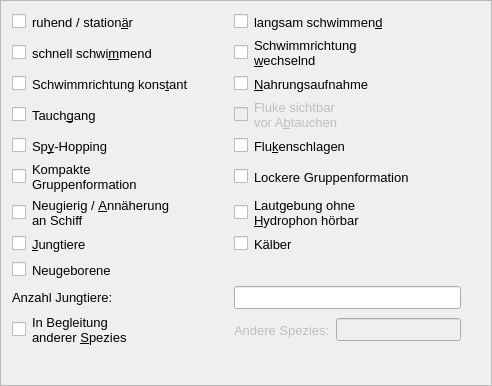
             <widget class="QFrame" name="frame_8">
              <property name="font">
               <font>
                <family>Verdana</family>
                <pointsize>10</pointsize>
               </font>
              </property>
              <property name="frameShape">
               <enum>QFrame::StyledPanel</enum>
              </property>
              <property name="frameShadow">
               <enum>QFrame::Raised</enum>
              </property>
              <layout class="QVBoxLayout" name="verticalLayout_14">
               <property name="rightMargin">
                <number>30</number>
               </property>
               <property name="bottomMargin">
                <number>0</number>
               </property>
               <item>
                <layout class="QGridLayout" name="gridLayout_9">
                 <item row="7" column="0">
                  <layout class="QHBoxLayout" name="horizontalLayout_34">
                   <item>
                    <widget class="QCheckBox" name="checkBoxYoungOnes">
                     <property name="text">
                      <string/>
                     </property>
                    </widget>
                   </item>
                   <item>
                    <widget class="QLabel" name="labelYoungOnes">
                     <property name="font">
                      <font>
                       <family>Arial</family>
                      </font>
                     </property>
                     <property name="text">
                      <string>&amp;Jungtiere</string>
                     </property>
                     <property name="buddy">
                      <cstring>checkBoxYoungOnes</cstring>
                     </property>
                    </widget>
                   </item>
                   <item>
                    <spacer name="horizontalSpacer_27">
                     <property name="orientation">
                      <enum>Qt::Horizontal</enum>
                     </property>
                     <property name="sizeHint" stdset="0">
                      <size>
                       <width>40</width>
                       <height>20</height>
                      </size>
                     </property>
                    </spacer>
                   </item>
                  </layout>
                 </item>
                 <item row="1" column="0">
                  <layout class="QHBoxLayout" name="horizontalLayout_24">
                   <item>
                    <widget class="QCheckBox" name="checkBoxFastSwim">
                     <property name="text">
                      <string/>
                     </property>
                    </widget>
                   </item>
                   <item>
                    <widget class="QLabel" name="labelFastSwim">
                     <property name="font">
                      <font>
                       <family>Arial</family>
                      </font>
                     </property>
                     <property name="text">
                      <string>schnell schwi&amp;mmend</string>
                     </property>
                     <property name="wordWrap">
                      <bool>true</bool>
                     </property>
                     <property name="buddy">
                      <cstring>checkBoxFastSwim</cstring>
                     </property>
                    </widget>
                   </item>
                   <item>
                    <spacer name="horizontalSpacer_50">
                     <property name="orientation">
                      <enum>Qt::Horizontal</enum>
                     </property>
                     <property name="sizeHint" stdset="0">
                      <size>
                       <width>40</width>
                       <height>20</height>
                      </size>
                     </property>
                    </spacer>
                   </item>
                  </layout>
                 </item>
                 <item row="2" column="0">
                  <layout class="QHBoxLayout" name="horizontalLayout_21">
                   <item>
                    <widget class="QCheckBox" name="checkBoxConstantSwim">
                     <property name="enabled">
                      <bool>true</bool>
                     </property>
                     <property name="text">
                      <string/>
                     </property>
                    </widget>
                   </item>
                   <item>
                    <widget class="QLabel" name="labelConstantSwim">
                     <property name="enabled">
                      <bool>true</bool>
                     </property>
                     <property name="font">
                      <font>
                       <family>Arial</family>
                      </font>
                     </property>
                     <property name="text">
                      <string>Schwimmrichtung kons&amp;tant</string>
                     </property>
                     <property name="wordWrap">
                      <bool>true</bool>
                     </property>
                     <property name="buddy">
                      <cstring>checkBoxConstantSwim</cstring>
                     </property>
                    </widget>
                   </item>
                   <item>
                    <spacer name="horizontalSpacer_7">
                     <property name="orientation">
                      <enum>Qt::Horizontal</enum>
                     </property>
                     <property name="sizeHint" stdset="0">
                      <size>
                       <width>40</width>
                       <height>20</height>
                      </size>
                     </property>
                    </spacer>
                   </item>
                  </layout>
                 </item>
                 <item row="2" column="1">
                  <layout class="QHBoxLayout" name="horizontalLayout_20">
                   <item>
                    <widget class="QCheckBox" name="checkBoxEating">
                     <property name="text">
                      <string/>
                     </property>
                    </widget>
                   </item>
                   <item>
                    <widget class="QLabel" name="labelEating">
                     <property name="font">
                      <font>
                       <family>Arial</family>
                      </font>
                     </property>
                     <property name="text">
                      <string>&amp;Nahrungsaufnahme</string>
                     </property>
                     <property name="buddy">
                      <cstring>checkBoxEating</cstring>
                     </property>
                    </widget>
                   </item>
                   <item>
                    <spacer name="horizontalSpacer_9">
                     <property name="orientation">
                      <enum>Qt::Horizontal</enum>
                     </property>
                     <property name="sizeHint" stdset="0">
                      <size>
                       <width>40</width>
                       <height>20</height>
                      </size>
                     </property>
                    </spacer>
                   </item>
                  </layout>
                 </item>
                 <item row="4" column="0">
                  <layout class="QHBoxLayout" name="horizontalLayout_49">
                   <item>
                    <widget class="QCheckBox" name="checkBoxSpyHop">
                     <property name="text">
                      <string/>
                     </property>
                    </widget>
                   </item>
                   <item>
                    <widget class="QLabel" name="labelSpyHop">
                     <property name="font">
                      <font>
                       <family>Arial</family>
                      </font>
                     </property>
                     <property name="text">
                      <string>Sp&amp;y-Hopping</string>
                     </property>
                     <property name="buddy">
                      <cstring>checkBoxSpyHop</cstring>
                     </property>
                    </widget>
                   </item>
                   <item>
                    <spacer name="horizontalSpacer_41">
                     <property name="orientation">
                      <enum>Qt::Horizontal</enum>
                     </property>
                     <property name="sizeHint" stdset="0">
                      <size>
                       <width>40</width>
                       <height>20</height>
                      </size>
                     </property>
                    </spacer>
                   </item>
                  </layout>
                 </item>
                 <item row="0" column="1">
                  <layout class="QHBoxLayout" name="horizontalLayout_17">
                   <item>
                    <widget class="QCheckBox" name="checkBoxSlowSwim">
                     <property name="text">
                      <string/>
                     </property>
                    </widget>
                   </item>
                   <item>
                    <widget class="QLabel" name="labelSlowSwim">
                     <property name="font">
                      <font>
                       <family>Arial</family>
                      </font>
                     </property>
                     <property name="text">
                      <string>langsam schwimmen&amp;d</string>
                     </property>
                     <property name="wordWrap">
                      <bool>true</bool>
                     </property>
                     <property name="buddy">
                      <cstring>checkBoxSlowSwim</cstring>
                     </property>
                    </widget>
                   </item>
                   <item>
                    <spacer name="horizontalSpacer_11">
                     <property name="orientation">
                      <enum>Qt::Horizontal</enum>
                     </property>
                     <property name="sizeHint" stdset="0">
                      <size>
                       <width>40</width>
                       <height>20</height>
                      </size>
                     </property>
                    </spacer>
                   </item>
                  </layout>
                 </item>
                 <item row="1" column="1">
                  <layout class="QHBoxLayout" name="horizontalLayout_22">
                   <item>
                    <widget class="QCheckBox" name="checkBoxNotConstantSwim">
                     <property name="enabled">
                      <bool>true</bool>
                     </property>
                     <property name="text">
                      <string/>
                     </property>
                    </widget>
                   </item>
                   <item>
                    <widget class="QLabel" name="labelNotConstantSwim">
                     <property name="enabled">
                      <bool>true</bool>
                     </property>
                     <property name="font">
                      <font>
                       <family>Arial</family>
                      </font>
                     </property>
                     <property name="text">
                      <string>Schwimmrichtung &amp;wechselnd</string>
                     </property>
                     <property name="wordWrap">
                      <bool>true</bool>
                     </property>
                     <property name="buddy">
                      <cstring>checkBoxNotConstantSwim</cstring>
                     </property>
                    </widget>
                   </item>
                   <item>
                    <spacer name="horizontalSpacer">
                     <property name="orientation">
                      <enum>Qt::Horizontal</enum>
                     </property>
                     <property name="sizeHint" stdset="0">
                      <size>
                       <width>40</width>
                       <height>20</height>
                      </size>
                     </property>
                    </spacer>
                   </item>
                  </layout>
                 </item>
                 <item row="0" column="0">
                  <layout class="QHBoxLayout" name="horizontalLayout_37">
                   <item>
                    <widget class="QCheckBox" name="checkBoxLazy">
                     <property name="text">
                      <string/>
                     </property>
                    </widget>
                   </item>
                   <item>
                    <widget class="QLabel" name="labelLazy">
                     <property name="font">
                      <font>
                       <family>Arial</family>
                      </font>
                     </property>
                     <property name="text">
                      <string>ruhend / station&amp;är</string>
                     </property>
                     <property name="wordWrap">
                      <bool>true</bool>
                     </property>
                     <property name="buddy">
                      <cstring>checkBoxLazy</cstring>
                     </property>
                    </widget>
                   </item>
                   <item>
                    <spacer name="horizontalSpacer_51">
                     <property name="orientation">
                      <enum>Qt::Horizontal</enum>
                     </property>
                     <property name="sizeHint" stdset="0">
                      <size>
                       <width>40</width>
                       <height>20</height>
                      </size>
                     </property>
                    </spacer>
                   </item>
                  </layout>
                 </item>
                 <item row="4" column="1">
                  <layout class="QHBoxLayout" name="horizontalLayout_25">
                   <item>
                    <widget class="QCheckBox" name="checkBoxFlukeHit">
                     <property name="text">
                      <string/>
                     </property>
                    </widget>
                   </item>
                   <item>
                    <widget class="QLabel" name="labelFlukeHit">
                     <property name="font">
                      <font>
                       <family>Arial</family>
                      </font>
                     </property>
                     <property name="text">
                      <string>Flu&amp;kenschlagen</string>
                     </property>
                     <property name="buddy">
                      <cstring>checkBoxFlukeHit</cstring>
                     </property>
                    </widget>
                   </item>
                   <item>
                    <spacer name="horizontalSpacer_10">
                     <property name="orientation">
                      <enum>Qt::Horizontal</enum>
                     </property>
                     <property name="sizeHint" stdset="0">
                      <size>
                       <width>40</width>
                       <height>20</height>
                      </size>
                     </property>
                    </spacer>
                   </item>
                  </layout>
                 </item>
                 <item row="3" column="1">
                  <layout class="QHBoxLayout" name="horizontalLayout_45">
                   <item>
                    <widget class="QCheckBox" name="checkBoxFlukeSight">
                     <property name="enabled">
                      <bool>false</bool>
                     </property>
                     <property name="text">
                      <string/>
                     </property>
                    </widget>
                   </item>
                   <item>
                    <widget class="QLabel" name="labelFlukeSight">
                     <property name="enabled">
                      <bool>false</bool>
                     </property>
                     <property name="font">
                      <font>
                       <family>Arial</family>
                      </font>
                     </property>
                     <property name="text">
                      <string>Fluke sichtbar vor A&amp;btauchen</string>
                     </property>
                     <property name="wordWrap">
                      <bool>true</bool>
                     </property>
                     <property name="buddy">
                      <cstring>checkBoxFlukeSight</cstring>
                     </property>
                    </widget>
                   </item>
                   <item>
                    <spacer name="horizontalSpacer_38">
                     <property name="orientation">
                      <enum>Qt::Horizontal</enum>
                     </property>
                     <property name="sizeHint" stdset="0">
                      <size>
                       <width>40</width>
                       <height>20</height>
                      </size>
                     </property>
                    </spacer>
                   </item>
                  </layout>
                 </item>
                 <item row="6" column="1">
                  <layout class="QHBoxLayout" name="horizontalLayout_50">
                   <item>
                    <widget class="QCheckBox" name="checkBoxLoud">
                     <property name="text">
                      <string/>
                     </property>
                    </widget>
                   </item>
                   <item>
                    <widget class="QLabel" name="labelLoud">
                     <property name="font">
                      <font>
                       <family>Arial</family>
                       <pointsize>10</pointsize>
                      </font>
                     </property>
                     <property name="text">
                      <string>Lautgebung ohne &amp;Hydrophon hörbar</string>
                     </property>
                     <property name="wordWrap">
                      <bool>true</bool>
                     </property>
                     <property name="buddy">
                      <cstring>checkBoxLoud</cstring>
                     </property>
                    </widget>
                   </item>
                   <item>
                    <spacer name="horizontalSpacer_42">
                     <property name="orientation">
                      <enum>Qt::Horizontal</enum>
                     </property>
                     <property name="sizeHint" stdset="0">
                      <size>
                       <width>40</width>
                       <height>20</height>
                      </size>
                     </property>
                    </spacer>
                   </item>
                  </layout>
                 </item>
                 <item row="6" column="0">
                  <layout class="QHBoxLayout" name="horizontalLayout_38">
                   <item>
                    <widget class="QCheckBox" name="checkBoxCurious">
                     <property name="text">
                      <string/>
                     </property>
                    </widget>
                   </item>
                   <item>
                    <widget class="QLabel" name="labelCurious">
                     <property name="font">
                      <font>
                       <family>Arial</family>
                      </font>
                     </property>
                     <property name="text">
                      <string>Neugierig / &amp;Annäherung an Schiff</string>
                     </property>
                     <property name="wordWrap">
                      <bool>true</bool>
                     </property>
                     <property name="buddy">
                      <cstring>checkBoxCurious</cstring>
                     </property>
                    </widget>
                   </item>
                   <item>
                    <spacer name="horizontalSpacer_30">
                     <property name="orientation">
                      <enum>Qt::Horizontal</enum>
                     </property>
                     <property name="sizeHint" stdset="0">
                      <size>
                       <width>40</width>
                       <height>20</height>
                      </size>
                     </property>
                    </spacer>
                   </item>
                  </layout>
                 </item>
                 <item row="3" column="0">
                  <layout class="QHBoxLayout" name="horizontalLayout_46">
                   <item>
                    <widget class="QCheckBox" name="checkBoxDive">
                     <property name="text">
                      <string/>
                     </property>
                    </widget>
                   </item>
                   <item>
                    <widget class="QLabel" name="labelDive">
                     <property name="font">
                      <font>
                       <family>Arial</family>
                      </font>
                     </property>
                     <property name="text">
                      <string>Tauch&amp;gang</string>
                     </property>
                     <property name="buddy">
                      <cstring>checkBoxDive</cstring>
                     </property>
                    </widget>
                   </item>
                   <item>
                    <spacer name="horizontalSpacer_39">
                     <property name="orientation">
                      <enum>Qt::Horizontal</enum>
                     </property>
                     <property name="sizeHint" stdset="0">
                      <size>
                       <width>40</width>
                       <height>20</height>
                      </size>
                     </property>
                    </spacer>
                   </item>
                  </layout>
                 </item>
                 <item row="8" column="0">
                  <layout class="QHBoxLayout" name="horizontalLayout_36">
                   <item>
                    <widget class="QCheckBox" name="checkBoxNewborn">
                     <property name="enabled">
                      <bool>true</bool>
                     </property>
                     <property name="text">
                      <string/>
                     </property>
                    </widget>
                   </item>
                   <item>
                    <widget class="QLabel" name="labelNewBorn">
                     <property name="enabled">
                      <bool>true</bool>
                     </property>
                     <property name="font">
                      <font>
                       <family>Arial</family>
                      </font>
                     </property>
                     <property name="text">
                      <string>Neugeborene</string>
                     </property>
                     <property name="buddy">
                      <cstring>checkBoxNewborn</cstring>
                     </property>
                    </widget>
                   </item>
                   <item>
                    <spacer name="horizontalSpacer_29">
                     <property name="orientation">
                      <enum>Qt::Horizontal</enum>
                     </property>
                     <property name="sizeHint" stdset="0">
                      <size>
                       <width>40</width>
                       <height>20</height>
                      </size>
                     </property>
                    </spacer>
                   </item>
                  </layout>
                 </item>
                 <item row="7" column="1">
                  <layout class="QHBoxLayout" name="horizontalLayout_35">
                   <item>
                    <widget class="QCheckBox" name="checkBoxChildren">
                     <property name="enabled">
                      <bool>true</bool>
                     </property>
                     <property name="text">
                      <string/>
                     </property>
                    </widget>
                   </item>
                   <item>
                    <widget class="QLabel" name="labelChildren">
                     <property name="enabled">
                      <bool>true</bool>
                     </property>
                     <property name="font">
                      <font>
                       <family>Arial</family>
                      </font>
                     </property>
                     <property name="text">
                      <string>Kälber</string>
                     </property>
                     <property name="buddy">
                      <cstring>checkBoxChildren</cstring>
                     </property>
                    </widget>
                   </item>
                   <item>
                    <spacer name="horizontalSpacer_28">
                     <property name="orientation">
                      <enum>Qt::Horizontal</enum>
                     </property>
                     <property name="sizeHint" stdset="0">
                      <size>
                       <width>40</width>
                       <height>20</height>
                      </size>
                     </property>
                    </spacer>
                   </item>
                  </layout>
                 </item>
                 <item row="9" column="1">
                  <widget class="QLineEdit" name="lineEditNumNewBorns">
                   <property name="enabled">
                    <bool>true</bool>
                   </property>
                   <property name="font">
                    <font>
                     <family>Arial</family>
                    </font>
                   </property>
                  </widget>
                 </item>
                 <item row="9" column="0">
                  <widget class="QLabel" name="labelNumNewBorns">
                   <property name="enabled">
                    <bool>true</bool>
                   </property>
                   <property name="font">
                    <font>
                     <family>Arial</family>
                    </font>
                   </property>
                   <property name="text">
                    <string>Anzahl Jungtiere:</string>
                   </property>
                   <property name="buddy">
                    <cstring>lineEditNumNewBorns</cstring>
                   </property>
                  </widget>
                 </item>
                 <item row="10" column="0">
                  <layout class="QHBoxLayout" name="horizontalLayout_52">
                   <item>
                    <widget class="QCheckBox" name="checkBoxOtherSpecies">
                     <property name="text">
                      <string/>
                     </property>
                    </widget>
                   </item>
                   <item>
                    <widget class="QLabel" name="labelOtherSpeciesBox">
                     <property name="font">
                      <font>
                       <family>Arial</family>
                      </font>
                     </property>
                     <property name="text">
                      <string>In Begleitung anderer &amp;Spezies</string>
                     </property>
                     <property name="wordWrap">
                      <bool>true</bool>
                     </property>
                     <property name="buddy">
                      <cstring>checkBoxOtherSpecies</cstring>
                     </property>
                    </widget>
                   </item>
                   <item>
                    <spacer name="horizontalSpacer_43">
                     <property name="orientation">
                      <enum>Qt::Horizontal</enum>
                     </property>
                     <property name="sizeHint" stdset="0">
                      <size>
                       <width>40</width>
                       <height>20</height>
                      </size>
                     </property>
                    </spacer>
                   </item>
                  </layout>
                 </item>
                 <item row="10" column="1">
                  <layout class="QHBoxLayout" name="horizontalLayout_51">
                   <item>
                    <widget class="QLabel" name="labelOtherSpecies">
                     <property name="enabled">
                      <bool>false</bool>
                     </property>
                     <property name="font">
                      <font>
                       <family>Arial</family>
                      </font>
                     </property>
                     <property name="text">
                      <string>Andere Spezies:</string>
                     </property>
                     <property name="wordWrap">
                      <bool>true</bool>
                     </property>
                     <property name="buddy">
                      <cstring>lineEditOtherSpecies</cstring>
                     </property>
                    </widget>
                   </item>
                   <item>
                    <widget class="QLineEdit" name="lineEditOtherSpecies">
                     <property name="enabled">
                      <bool>false</bool>
                     </property>
                     <property name="font">
                      <font>
                       <family>Arial</family>
                      </font>
                     </property>
                    </widget>
                   </item>
                  </layout>
                 </item>
                 <item row="5" column="0">
                  <layout class="QHBoxLayout" name="horizontalLayout_32">
                   <item>
                    <widget class="QCheckBox" name="checkBoxCompact">
                     <property name="enabled">
                      <bool>true</bool>
                     </property>
                     <property name="text">
                      <string/>
                     </property>
                    </widget>
                   </item>
                   <item>
                    <widget class="QLabel" name="labelCompact">
                     <property name="enabled">
                      <bool>true</bool>
                     </property>
                     <property name="font">
                      <font>
                       <family>Arial</family>
                      </font>
                     </property>
                     <property name="text">
                      <string>Kompakte Gruppenformation</string>
                     </property>
                     <property name="wordWrap">
                      <bool>true</bool>
                     </property>
                     <property name="buddy">
                      <cstring>checkBoxCompact</cstring>
                     </property>
                    </widget>
                   </item>
                   <item>
                    <spacer name="horizontalSpacer_25">
                     <property name="orientation">
                      <enum>Qt::Horizontal</enum>
                     </property>
                     <property name="sizeHint" stdset="0">
                      <size>
                       <width>40</width>
                       <height>20</height>
                      </size>
                     </property>
                    </spacer>
                   </item>
                  </layout>
                 </item>
                 <item row="5" column="1">
                  <layout class="QHBoxLayout" name="horizontalLayout_33">
                   <item>
                    <widget class="QCheckBox" name="checkBoxNotCompact">
                     <property name="enabled">
                      <bool>true</bool>
                     </property>
                     <property name="text">
                      <string/>
                     </property>
                    </widget>
                   </item>
                   <item>
                    <widget class="QLabel" name="labelNotCompact">
                     <property name="enabled">
                      <bool>true</bool>
                     </property>
                     <property name="font">
                      <font>
                       <family>Arial</family>
                      </font>
                     </property>
                     <property name="text">
                      <string>Lockere Gruppenformation</string>
                     </property>
                     <property name="wordWrap">
                      <bool>true</bool>
                     </property>
                     <property name="buddy">
                      <cstring>checkBoxNotCompact</cstring>
                     </property>
                    </widget>
                   </item>
                   <item>
                    <spacer name="horizontalSpacer_26">
                     <property name="orientation">
                      <enum>Qt::Horizontal</enum>
                     </property>
                     <property name="sizeHint" stdset="0">
                      <size>
                       <width>40</width>
                       <height>20</height>
                      </size>
                     </property>
                    </spacer>
                   </item>
                  </layout>
                 </item>
                </layout>
               </item>
               <item>
                <spacer name="verticalSpacer_2">
                 <property name="orientation">
                  <enum>Qt::Vertical</enum>
                 </property>
                 <property name="sizeHint" stdset="0">
                  <size>
                   <width>20</width>
                   <height>40</height>
                  </size>
                 </property>
                </spacer>
               </item>
              </layout>
             </widget>
